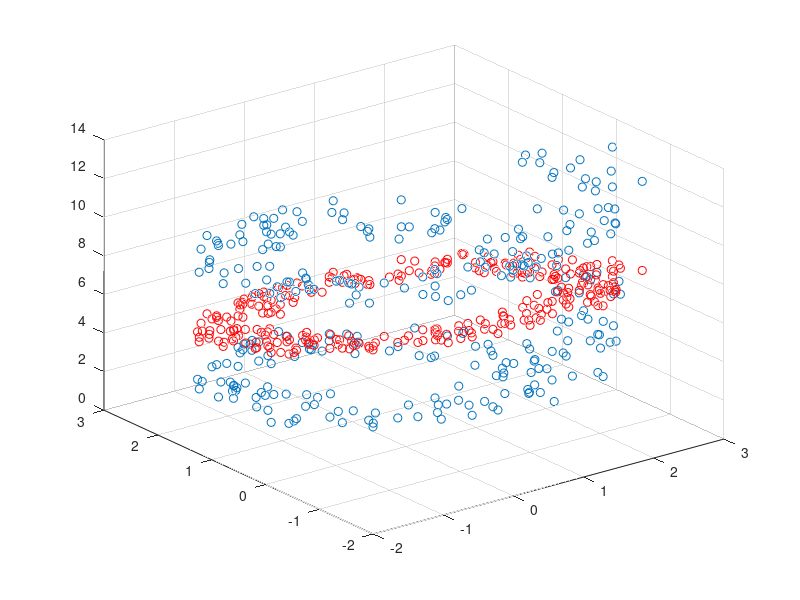

The MATLAB source for this figure:
function test3

n = 300;

z = linspace(0,4*pi,n)';
x = 2*cos(z) + rand(1,n)';
y = 2*sin(z) + rand(1,n)';

%a = 0.11;
%b = 0.22;
%c = 0.33;
%d = 1;
%x = randn(n, 1);
%y = randn(n, 1);
%z = pln(x, y) + (randn(n,1) * 0.1);

scatter3(x,y,z)

co = est(x, y ,z)
zz = use(x, y, z, co);

hold on
scatter3(x, y, zz, [], 'r')

function co = est(x, y, z)
  xx = phi(x, y, z);
  aa = xx'*xx;
  bb = xx'*z;
  co = linsolve(aa,bb);
  %co = (z\xx)';
end

function zz = use(x, y, z, co)
  xx = phi(x, y, z);
  zz = xx * co;
end

function xx = phi(x, y, z)
  xx = [x, y, ones(size(x,1),1)];
end

function z = pln(x,y)
  z = (a.*x + b.*y + d) / c;
end

end

